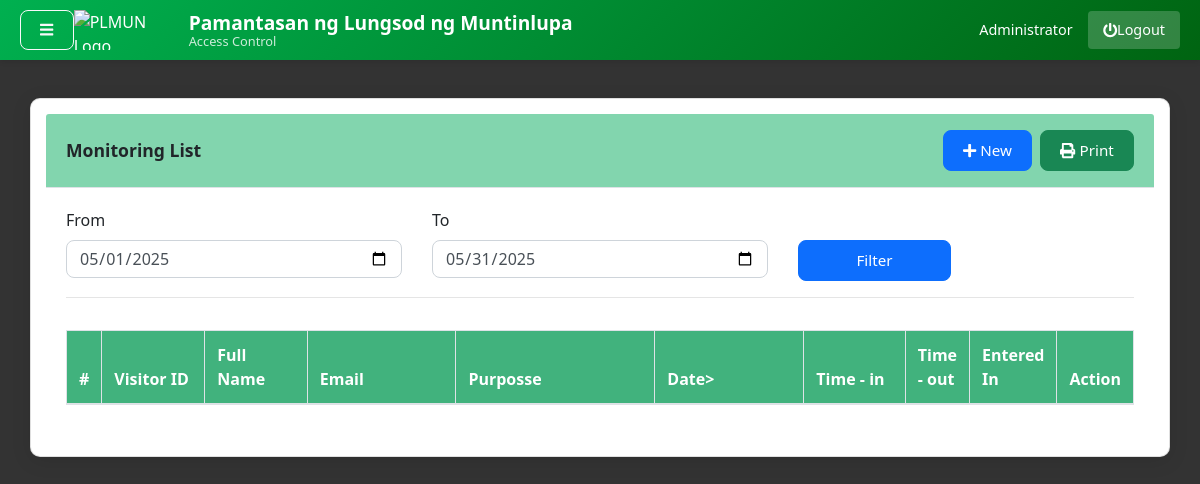
The app's page /index.php?page=visitor (signed in), older data.
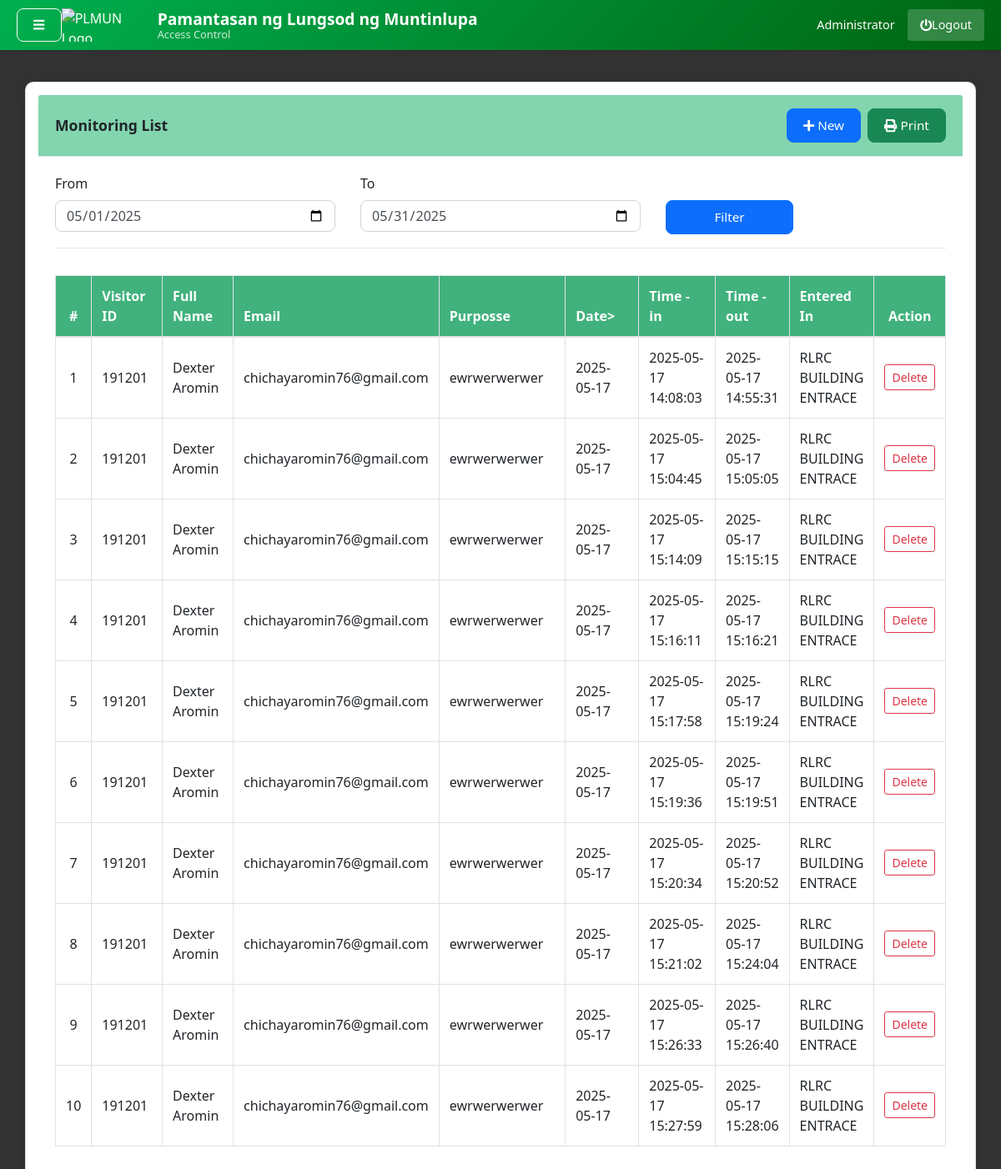
The same page, newer data.
### tables this page shows
CREATE TABLE `visitor_logs` (
  `log_id` int(11) NOT NULL,
  `visitor_id` int(11) NOT NULL,
  `establishment_id` int(11) NOT NULL,
  `time_in` datetime NOT NULL,
  `time_out` datetime DEFAULT NULL
);

CREATE TABLE `visitors` (
  `visitor_id` int(11) NOT NULL,
  `full_name` varchar(50) NOT NULL,
  `contact_number` varchar(11) NOT NULL,
  `email` varchar(50) NOT NULL,
  `purpose` text NOT NULL,
  `establishment_id` int(25) NOT NULL,
  `created_at` date NOT NULL,
  `token` varchar(32) NOT NULL,
  `token_expiry` datetime NOT NULL
);

CREATE TABLE `establishments` (
  `id` int(30) NOT NULL,
  `name` text NOT NULL,
  `address` text NOT NULL
);

### visitor.php (the view, shortened to what the changed rows need)
<?php
include 'db_connect.php'; ?>
<div class="container-fluid">
	<div class="col-lg-12">
		<div class="row">
			<div class="col-md-12">
				<div class="card">
					<div class="card-body">
						<div class="table-responsive">
							<table class="table table-bordered table-condensed table-hover">
								<colgroup>
								</colgroup>
								<thead>
									<tr>
										<th class="text-center">#</th>
										<th class="">Visitor ID</th>
										<th class="">Full Name</th>
										<th class="">Email</th>
										<th class="">Purposse</th>
										<th class="">Date></th>
										<th class="">Time - in</th>
										<th class="">Time - out</th>
										<th class="">Entered In</th>
										<th class="text-center">Action</th>
									</tr>
								</thead>
								<tbody>
									<?php
									$i = 1;
									$from = isset($_GET['from']) ? date('Y-m-d', strtotime($_GET['from'])) : date('Y-m-d', strtotime(date('Y-m-1')));
									$to = isset($_GET['to']) ? date('Y-m-d', strtotime($_GET['to'])) : date('Y-m-d', strtotime(date('Y-m-1') . " +1 month - 1 day"));
									$ewhere = '';
                                        $tracks = $conn->query(
                                        "SELECT
                                            v.visitor_id,
                                            v.full_name,
                                            v.contact_number,
                                            v.email,
                                            v.purpose,
                                            v.establishment_id AS v_establishment_id,
                                            v.created_at,
                                            v.token,
                                            v.token_expiry,
                                            l.log_id,
                                            e.name AS establishment_name, -- join and select the name
                                            l.time_in,
                                            l.time_out
                                        FROM visitors v
                                        INNER JOIN visitor_logs l ON v.visitor_id = l.visitor_id
                                        LEFT JOIN establishments e ON l.establishment_id = e.id
                                        WHERE DATE(v.created_at) BETWEEN '{$from}' AND '{$to}' $ewhere
                                        ORDER BY v.created_at DESC"
                                        );
									while ($row = $tracks->fetch_assoc()):
										?>
										<tr>
											<td class="text-center"><?php echo $i++ ?></td>
											<td class="">
												<p> <?php echo $row['visitor_id'] ?></p>
											</td>
											<td class="">
												<p> <?php echo ucwords($row['full_name']) ?></p>
											</td>
											<td class="">
												<p> <?php echo $row['email'] ?></p>
											</td>
											<td class="">
												<p> <?php echo $row['purpose'] ?></p>
											</td>
											<td class="">
												<p> <?php echo $row['created_at'] ?></p>
											</td>
											<td class="">
												<p> <?php echo $row['time_in'] ?></p>
											</td>
											<td class="">
												<p> <?php echo ucwords($row['time_out']) ?></p>
											</td>
											<td class="">
												<p><?php echo htmlspecialchars($row['establishment_name'] ?? 'Unknown') ?></p>
											</td>
											<td class="text-center">
												<div class="btn-group-vertical btn-group-sm d-block d-md-inline-block">
													<button class="btn btn-sm btn-outline-danger delete_visitor"
														type="button" data-id="<?php echo $row['id'] ?>">Delete</button>
												</div>
											</td>
										</tr>
									<?php endwhile; ?>
								</tbody>
							</table>
						</div>
					</div>
				</div>
			</div>
		</div>
	</div>
</div>

Row changes from the older to the newer data that the page shows:
added visitor_logs: visitor.visitor_id "191201", visitor.full_name "Dexter Aromin", visitor.email "chichayaromin76@gmail.com", visitor.purpose "ewrwerwerwer", visitor.created_at "2025-05-17", time_in "2025-05-17 14:08:03", time_out "2025-05-17 14:55:31", establishment.name "RLRC BUILDING ENTRACE"
added visitor_logs: visitor.visitor_id "191201", visitor.full_name "Dexter Aromin", visitor.email "chichayaromin76@gmail.com", visitor.purpose "ewrwerwerwer", visitor.created_at "2025-05-17", time_in "2025-05-17 15:04:45", time_out "2025-05-17 15:05:05", establishment.name "RLRC BUILDING ENTRACE"
added visitor_logs: visitor.visitor_id "191201", visitor.full_name "Dexter Aromin", visitor.email "chichayaromin76@gmail.com", visitor.purpose "ewrwerwerwer", visitor.created_at "2025-05-17", time_in "2025-05-17 15:14:09", time_out "2025-05-17 15:15:15", establishment.name "RLRC BUILDING ENTRACE"
added visitor_logs: visitor.visitor_id "191201", visitor.full_name "Dexter Aromin", visitor.email "chichayaromin76@gmail.com", visitor.purpose "ewrwerwerwer", visitor.created_at "2025-05-17", time_in "2025-05-17 15:16:11", time_out "2025-05-17 15:16:21", establishment.name "RLRC BUILDING ENTRACE"
added visitor_logs: visitor.visitor_id "191201", visitor.full_name "Dexter Aromin", visitor.email "chichayaromin76@gmail.com", visitor.purpose "ewrwerwerwer", visitor.created_at "2025-05-17", time_in "2025-05-17 15:17:58", time_out "2025-05-17 15:19:24", establishment.name "RLRC BUILDING ENTRACE"
added visitor_logs: visitor.visitor_id "191201", visitor.full_name "Dexter Aromin", visitor.email "chichayaromin76@gmail.com", visitor.purpose "ewrwerwerwer", visitor.created_at "2025-05-17", time_in "2025-05-17 15:19:36", time_out "2025-05-17 15:19:51", establishment.name "RLRC BUILDING ENTRACE"
added visitor_logs: visitor.visitor_id "191201", visitor.full_name "Dexter Aromin", visitor.email "chichayaromin76@gmail.com", visitor.purpose "ewrwerwerwer", visitor.created_at "2025-05-17", time_in "2025-05-17 15:20:34", time_out "2025-05-17 15:20:52", establishment.name "RLRC BUILDING ENTRACE"
added visitor_logs: visitor.visitor_id "191201", visitor.full_name "Dexter Aromin", visitor.email "chichayaromin76@gmail.com", visitor.purpose "ewrwerwerwer", visitor.created_at "2025-05-17", time_in "2025-05-17 15:21:02", time_out "2025-05-17 15:24:04", establishment.name "RLRC BUILDING ENTRACE"
added visitor_logs: visitor.visitor_id "191201", visitor.full_name "Dexter Aromin", visitor.email "chichayaromin76@gmail.com", visitor.purpose "ewrwerwerwer", visitor.created_at "2025-05-17", time_in "2025-05-17 15:26:33", time_out "2025-05-17 15:26:40", establishment.name "RLRC BUILDING ENTRACE"
added visitor_logs: visitor.visitor_id "191201", visitor.full_name "Dexter Aromin", visitor.email "chichayaromin76@gmail.com", visitor.purpose "ewrwerwerwer", visitor.created_at "2025-05-17", time_in "2025-05-17 15:27:59", time_out "2025-05-17 15:28:06", establishment.name "RLRC BUILDING ENTRACE"
